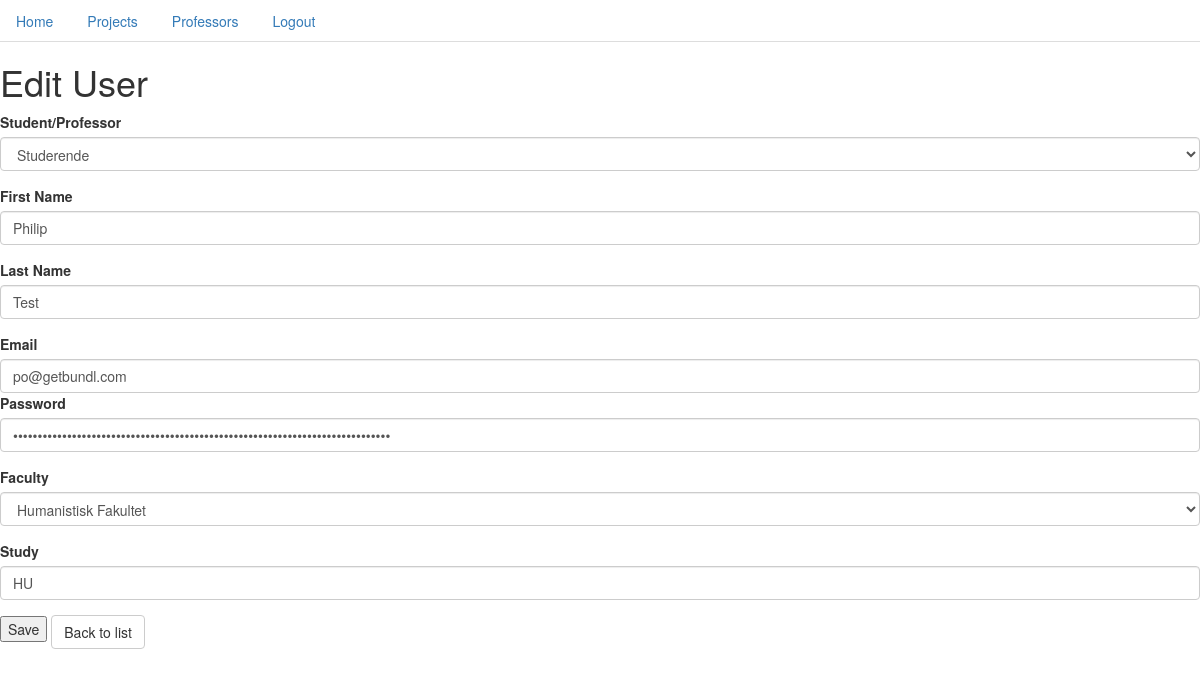
The app's page /users/edit/1/ with its own data.
### users/models.py (models this page shows, shortened)
class User(AbstractBaseUser):
    HUMANISTISK = 'HU'
    JURIDISK = 'JU'
    NATURVID = 'NV'
    SAMFUNDVID = 'SAV'
    SUNDHEDVID = 'SUV'
    TEOLOGISK = 'TE'
    FACULTY_CHOICES = (
        (HUMANISTISK, 'Humanistisk Fakultet'),
        (JURIDISK, 'Juridisk Fakultet'),
        (NATURVID, 'Naturvidenskabelige Fakultet'),
        (SAMFUNDVID, 'Samfundsvidenskabelige Fakultet'),
        (SUNDHEDVID, 'Sundhedsvidenskabelige Fakultet'),
        (TEOLOGISK, 'Teologiske Fakultet'),
    )
    STUDERENDE = 'S'
    PROFESSOR = 'P'
    ROLES_CHOICES = (
        (STUDERENDE, 'Studerende'),
        (PROFESSOR, 'Professor'),
    )
    roles = models.CharField(
        max_length = 3,
        choices = ROLES_CHOICES,
        default = STUDERENDE,
    )
    faculty = models.CharField(
        max_length = 3,
        choices = FACULTY_CHOICES,
        default = HUMANISTISK,
    )
    first_name = models.CharField(max_length=128)
    last_name = models.CharField(max_length=128)
    email = models.EmailField(unique=True)
    study = models.CharField(max_length=128)
    objects = UserManager()
    USERNAME_FIELD = 'email'
    REQUEIRED_FIELDS = ['first_name', 'last_name', 'faculty', 'study', 'roles']

### users/views.py (the view)
# urls.py: url(r'^edit/(?P<pk>\d+)/$', users.views.UpdateUserView.as_view(), name="user_edit"),
class UpdateUserView(UpdateView):
    model = User
    form_class = UserForm
    template_name = "create_user.html"

### users/forms.py
class UserForm(forms.ModelForm):
    class Meta:
        model = User
        fields = [
            'first_name',
            'last_name',
            'email',
            'password',
            'faculty' ,
            'study',
            'roles',
        ]

### users/templates/create_user.html (shortened to what this page needs)
{% extends "base.html" %}
{% block content %}
{% if user.id %}
  <h1>Edit User</h1>
  <form action="{% url "users:user_edit" pk=user.id %}" method="POST">
{% else %}
  <h1>Add User</h1>
  <form action="{% url "users:create_user" %}" method="POST">
{% endif %}
  <div class="form-group">
    <label for="roles">Student/Professor</label>
    <select class="form-control" id="roles" name="{{ form.roles.html_name }}">
      <option value="S">Studerende</option>
    </select>
  </div>
  <div class="form-group">
    <label for="first_name">First Name</label>
    <input type="text" class="form-control" id="first_name" placeholder="First name"
           name="{{ form.first_name.html_name }}"
           {% if form.first_name.value %} value="{{ form.first_name.value }}" {% endif %}>
  </div>
  <div class="form-group">
    <label for="last_name">Last Name</label>
    <input type="text" class="form-control" id="last_name" placeholder="Last name"
           name="{{ form.last_name.html_name }}"
           {% if form.last_name.value %} value="{{ form.last_name.value }}" {% endif %}>
  </div>
  <div class="form-group">
    <label for="email">Email</label>
    <input type="text" class="form-control" id="email" placeholder="Email"
           name="{{ form.email.html_name }}"
           {% if form.email.value %} value="{{ form.email.value }}" {% endif %}>
  <div class="form-group">
    <label for="password">Password</label>
    <input type="password" class="form-control" id="password" placeholder="Password"
           name="{{ form.password.html_name }}"
           {% if form.password.value %} value="{{ form.password.value }}" {% endif %}>
  </div>
  <div class="form-group">
    <label for="faculty">Faculty</label>
    <select class="form-control" id="faculty" name="{{ form.faculty.html_name }}">
      <option value="HU">Humanistisk Fakultet</option>
    </select>
  </div>
  <div class="form-group">
    <label for="study"> Study</label>
    <input type="text" class="form-control" id="study" placeholder="Study"
           name="{{ form.study.html_name }}"
           {% if form.study.value %} value="{{ form.study.value }}" {% endif %}>
  </div>
  <input id="save_contact" type="submit" value="Save" />
</form>
<a class="btn btn-default" href="{% url 'users:user_list' %}" role="button">Back to list</a>
{% endblock %}

### records on screen
User: first_name "Philip", last_name "Test", email "po@getbundl.com", study "HU"
